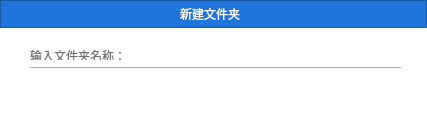
<?xml version="1.0" encoding="UTF-8"?>
<ui version="4.0">
 <class>Dialog</class>
 <widget class="QDialog" name="Dialog">
  <property name="geometry">
   <rect>
    <x>0</x>
    <y>0</y>
    <width>427</width>
    <height>138</height>
   </rect>
  </property>
  <property name="windowTitle">
   <string>Dialog</string>
  </property>
  <property name="styleSheet">
   <string notr="true">background-color: rgb(255, 255, 255);</string>
  </property>
  <widget class="QFrame" name="frame">
   <property name="geometry">
    <rect>
     <x>0</x>
     <y>0</y>
     <width>427</width>
     <height>28</height>
    </rect>
   </property>
   <property name="styleSheet">
    <string notr="true">background-color: rgb(32,117,218);</string>
   </property>
   <property name="frameShape">
    <enum>QFrame::StyledPanel</enum>
   </property>
   <property name="frameShadow">
    <enum>QFrame::Raised</enum>
   </property>
   <widget class="QLabel" name="label">
    <property name="geometry">
     <rect>
      <x>180</x>
      <y>3</y>
      <width>81</width>
      <height>21</height>
     </rect>
    </property>
    <property name="styleSheet">
     <string notr="true">color: rgb(255, 255, 255);
font: 11pt &quot;Droid Sans Fallback&quot;;</string>
    </property>
    <property name="text">
     <string>新建文件夹</string>
    </property>
   </widget>
  </widget>
  <widget class="QLabel" name="label_2">
   <property name="geometry">
    <rect>
     <x>30</x>
     <y>40</y>
     <width>101</width>
     <height>31</height>
    </rect>
   </property>
   <property name="styleSheet">
    <string notr="true">color: rgb(112, 112, 112);
font: 10pt &quot;Noto Sans [unknown]&quot;;</string>
   </property>
   <property name="text">
    <string>输入文件夹名称：</string>
   </property>
  </widget>
  <widget class="Line" name="line">
   <property name="geometry">
    <rect>
     <x>30</x>
     <y>60</y>
     <width>371</width>
     <height>16</height>
    </rect>
   </property>
   <property name="styleSheet">
    <string notr="true">color: rgb(112, 112, 112);</string>
   </property>
   <property name="orientation">
    <enum>Qt::Horizontal</enum>
   </property>
  </widget>
  <widget class="QLineEdit" name="lineEdit">
   <property name="geometry">
    <rect>
     <x>140</x>
     <y>40</y>
     <width>261</width>
     <height>27</height>
    </rect>
   </property>
   <property name="styleSheet">
    <string notr="true">border-style: flat;</string>
   </property>
  </widget>
  <widget class="QPushButton" name="newfolder">
   <property name="geometry">
    <rect>
     <x>160</x>
     <y>85</y>
     <width>109</width>
     <height>44</height>
    </rect>
   </property>
   <property name="styleSheet">
    <string notr="true">background-image: url(:/images/new.png);
border-style: flat;</string>
   </property>
   <property name="text">
    <string/>
   </property>
  </widget>
 </widget>
 <resources>
  <include location="../resource.qrc"/>
 </resources>
 <connections>
  <connection>
   <sender>newfolder</sender>
   <signal>clicked()</signal>
   <receiver>Dialog</receiver>
   <slot>accept()</slot>
   <hints>
    <hint type="sourcelabel">
     <x>257</x>
     <y>106</y>
    </hint>
    <hint type="destinationlabel">
     <x>470</x>
     <y>89</y>
    </hint>
   </hints>
  </connection>
 </connections>
</ui>
